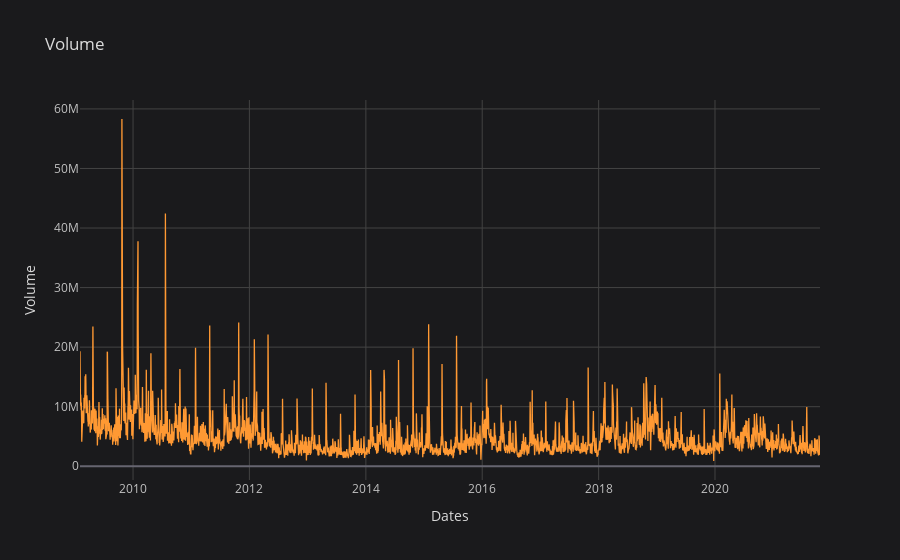

The notebook cell this image was saved under:
### Code cell
amzn['Volume'].iplot(title='Volume', xTitle='Dates', yTitle='Volume', theme='space')

### Figure 1 — Plotly figure (JSON) as saved in the notebook; plotly's stock layout.template omitted (floating-point values rounded to 4 significant figures; data arrays with more than 128 entries replaced by an {"elided": "..."} marker saying what was removed)
{"data": [{"line": {"color": "rgba(255, 153, 51, 1.0)", "dash": "solid", "shape": "linear", "width": 1.3}, "mode": "lines", "name": "Volume", "text": "", "type": "scatter", "x": {"elided": "3204 str values"}, "y": {"elided": "3204 int values"}}], "layout": {"legend": {"bgcolor": "#1A1A1C", "font": {"color": "#D9D9D9"}}, "paper_bgcolor": "#1A1A1C", "plot_bgcolor": "#1A1A1C", "title": {"font": {"color": "#D9D9D9"}, "text": "Volume"}, "xaxis": {"gridcolor": "#434343", "showgrid": true, "tickfont": {"color": "#C2C2C2"}, "title": {"font": {"color": "#D9D9D9"}, "text": "Dates"}, "zerolinecolor": "#666570"}, "yaxis": {"gridcolor": "#434343", "showgrid": true, "tickfont": {"color": "#C2C2C2"}, "title": {"font": {"color": "#D9D9D9"}, "text": "Volume"}, "zerolinecolor": "#666570"}}}
